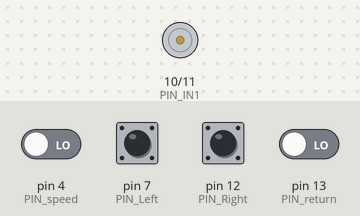
This sketch was run on a simulated Arduino Uno, built with avr-gcc and run on an emulated ATmega328P. Shown: motor-driver pin pairs drawn as motors (green arrow = first pin HIGH = forward, orange = second pin HIGH = backward, longer = more drive, scaled by the enable pin). Inputs (shaded band) come from the test bench; at power-on: pin 4 (PIN_speed), pin 7 (PIN_Left), pin 12 (PIN_Right), pin 13 (PIN_return) LOW.

Above: at 1.2 s.
1.3 s: pin 4 (PIN_speed) driven HIGH and pin 13 (PIN_return) driven HIGH
At 2.3 s:
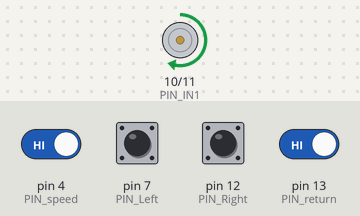
2.8 s: pin 4 (PIN_speed) driven LOW
At 3.4 s:
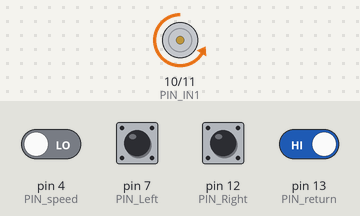
4.3 s: pin 7 (PIN_Left) pulled HIGH for 0.15 s
At 5.3 s:
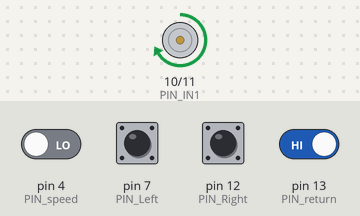
5.9 s: pin 12 (PIN_Right) pulled HIGH for 0.15 s
At 6.5 s:
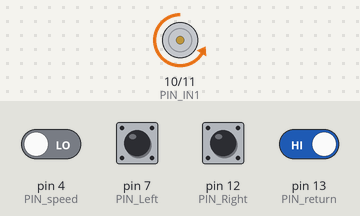
7.5 s: pin 13 (PIN_return) driven LOW
At 8.2 s:
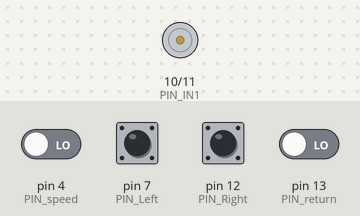
9.0 s: pin 4 (PIN_speed) driven HIGH and pin 7 (PIN_Left) driven HIGH and pin 12 (PIN_Right) driven HIGH and pin 13 (PIN_return) driven HIGH
At 9.3 s:
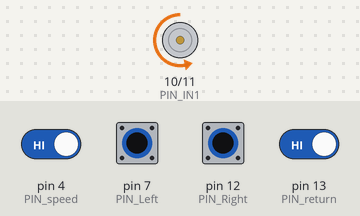
Timing chart, 0 to 11.5 s (numbered marks = the images above; inputs shaded):
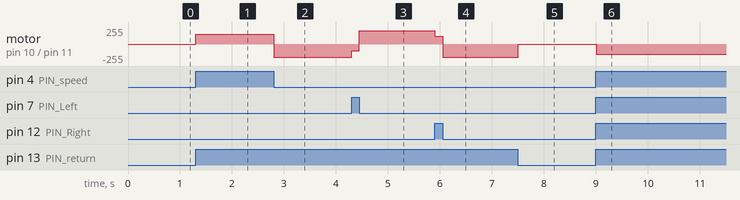

The sketch:

program1.ino
```cpp
#define PIN_ENA 9 // Вывод управления скоростью вращения мотора №1
#define PIN_IN1 10 // Вывод управления направлением вращения мотора №1
#define PIN_IN2 11 // Вывод управления направлением вращения мотора №1
#define PIN_Left 7 //вход с расбери для  скорости
#define PIN_Right 12 //вход с расбери для скорости
#define PIN_speed 4 // вход с расбери для скорости
#define PIN_return 13 //вход с расбери работать проге или не работать
int detection = 0; // был ли обнаружен объект
int obgon = 0; // обгон или отставание

uint8_t power = 105; // Значение ШИМ (или скорости вращения)

void setup() {

  // Установка всех управляющих пинов в режим выхода и входа
  pinMode(PIN_ENA, OUTPUT);
  pinMode(PIN_IN1, OUTPUT);
  pinMode(PIN_IN2, OUTPUT);
  pinMode(PIN_Left, INPUT);
  pinMode(PIN_Right, INPUT);
  pinMode(PIN_speed, INPUT);
  pinMode(PIN_return, INPUT);
  // Команда остановки двум моторам

  digitalWrite(PIN_IN1, LOW);
  digitalWrite(PIN_IN2, LOW);
}


void loop() {

  int       valLeft = digitalRead(PIN_Left);
  int       valRight = digitalRead(PIN_Right);
  int       valspeed = digitalRead(PIN_speed);
  int runprog = digitalRead(PIN_return);

  if (runprog == 1)
  {

    if ((detection == 0) and ((valLeft == 1) or (valRight == 1) or (valspeed == 1))) //определение
    {
      detection = 1;
    }

    if ((valLeft == 1) or (valRight == 1) or (valspeed == 1)) //видно
    {
      if ( (valLeft == 0) and (valRight == 0) and (valspeed == 1))//1 скорость
      {
        analogWrite (PIN_ENA, 150);
        digitalWrite(PIN_IN1, HIGH);
        digitalWrite(PIN_IN2, LOW);
        obgon = 1;
      }

      if ( (valLeft == 0) and (valRight == 1) and (valspeed == 0))//2 скорость
      {
        analogWrite (PIN_ENA, 120);
        digitalWrite(PIN_IN1, HIGH);
        digitalWrite(PIN_IN2, LOW);
        obgon = 1;
      }

      if ( (valLeft == 0) and (valRight == 1) and (valspeed == 1))//3 скорость
      {
        analogWrite (PIN_ENA, 100);
        digitalWrite(PIN_IN1, HIGH);
        digitalWrite(PIN_IN2, LOW);
        obgon = 1;
      }

      if ( (valLeft == 1) and (valRight == 0) and (valspeed == 1))//4 скорость
      {
        analogWrite (PIN_ENA, 0);
        digitalWrite(PIN_IN1, LOW);
        digitalWrite(PIN_IN2, HIGH);
        obgon = 0;
      }

      if ( (valLeft == 1) and (valRight == 0) and (valspeed == 0))//5 скорость
      {
        analogWrite (PIN_ENA, 100);
        digitalWrite(PIN_IN1, LOW);
        digitalWrite(PIN_IN2, HIGH);
        obgon = 0;
      }

      if ( (valLeft == 1) and (valRight == 1) and (valspeed == 0))//6 скорость
      {
        analogWrite (PIN_ENA, 120);
        digitalWrite(PIN_IN1, LOW);
        digitalWrite(PIN_IN2, HIGH);
        obgon = 0;
      }

      if ( (valLeft == 1) and (valRight == 1) and (valspeed == 1))//7 скорость
      {
        analogWrite (PIN_ENA, 150);
        digitalWrite(PIN_IN1, LOW);
        digitalWrite(PIN_IN2, HIGH);
        obgon = 0;
      }
    }

    if (detection == 1) //основная программа
    {
      if ((valLeft == 0) and (valRight == 0) and (valspeed == 0))// не видно
      {
        if ( (obgon == 0)) // обогнал
        {
          analogWrite(PIN_ENA, 200);
          digitalWrite(PIN_IN1, HIGH);
          digitalWrite(PIN_IN2, LOW);
        }

        if ((obgon == 1)) // отстал
        {
          analogWrite(PIN_ENA, 200);
          digitalWrite(PIN_IN1, LOW);
          digitalWrite(PIN_IN2, HIGH);
        }
      }
    }

  }

  if (runprog == 0) // отключение и ступр
  {
    digitalWrite(PIN_IN1, LOW);
    digitalWrite(PIN_IN2, LOW);
    detection = 0;
  }

}
```

Measured:
- after the input at 1.3 s, motor on pin 10 (PIN_IN1) / pin 11 (PIN_IN2): stopped → forward 150/255 at once
- after the input at 2.8 s, motor on pin 10 (PIN_IN1) / pin 11 (PIN_IN2): forward 150/255 → backward 200/255 at once
- after the input at 4.3 s, motor on pin 10 (PIN_IN1) / pin 11 (PIN_IN2): backward 200/255 → backward 100/255 at once, → forward 200/255 0.15 s later
- after the input at 5.9 s, motor on pin 10 (PIN_IN1) / pin 11 (PIN_IN2): forward 200/255 → forward 120/255 at once, → backward 200/255 0.15 s later
- after the input at 7.5 s, motor on pin 10 (PIN_IN1) / pin 11 (PIN_IN2): backward 200/255 → stopped at once
- after the input at 9.0 s, motor on pin 10 (PIN_IN1) / pin 11 (PIN_IN2): stopped → backward 150/255 at once
